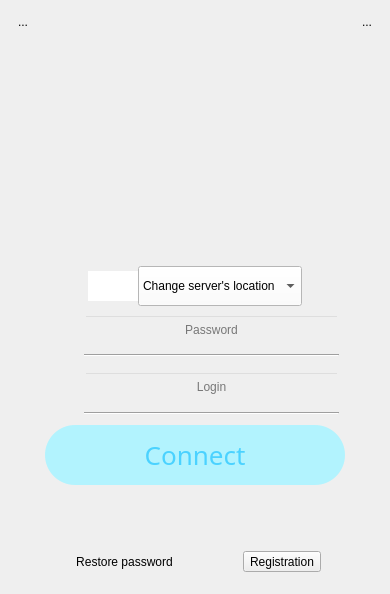
<?xml version="1.0" encoding="UTF-8"?>
<ui version="4.0">
 <class>LoginVer</class>
 <widget class="QWidget" name="LoginVer">
  <property name="geometry">
   <rect>
    <x>0</x>
    <y>0</y>
    <width>390</width>
    <height>594</height>
   </rect>
  </property>
  <property name="windowTitle">
   <string>Form</string>
  </property>
  <property name="styleSheet">
   <string notr="true">#LoginVer {
	background-image: url(:/pics/bg\@3x.png);
}</string>
  </property>
  <layout class="QVBoxLayout" name="verticalLayout">
   <item>
    <layout class="QHBoxLayout" name="horizontalLayout_31">
     <item>
      <layout class="QVBoxLayout" name="verticalLayout_36">
       <item>
        <widget class="QToolButton" name="btHelp">
         <property name="text">
          <string>...</string>
         </property>
         <property name="icon">
          <iconset>
           <normaloff>:/pics/help-noactive@2x.png</normaloff>:/pics/help-noactive@2x.png</iconset>
         </property>
         <property name="iconSize">
          <size>
           <width>24</width>
           <height>24</height>
          </size>
         </property>
         <property name="toolButtonStyle">
          <enum>Qt::ToolButtonIconOnly</enum>
         </property>
         <property name="autoRaise">
          <bool>true</bool>
         </property>
        </widget>
       </item>
       <item>
        <spacer name="verticalSpacer_30">
         <property name="orientation">
          <enum>Qt::Vertical</enum>
         </property>
         <property name="sizeType">
          <enum>QSizePolicy::Expanding</enum>
         </property>
         <property name="sizeHint" stdset="0">
          <size>
           <width>20</width>
           <height>40</height>
          </size>
         </property>
        </spacer>
       </item>
      </layout>
     </item>
     <item>
      <spacer name="horizontalSpacer_53">
       <property name="orientation">
        <enum>Qt::Horizontal</enum>
       </property>
       <property name="sizeHint" stdset="0">
        <size>
         <width>40</width>
         <height>20</height>
        </size>
       </property>
      </spacer>
     </item>
     <item>
      <layout class="QVBoxLayout" name="verticalLayout_37">
       <item>
        <spacer name="verticalSpacer_31">
         <property name="orientation">
          <enum>Qt::Vertical</enum>
         </property>
         <property name="sizeType">
          <enum>QSizePolicy::Fixed</enum>
         </property>
         <property name="sizeHint" stdset="0">
          <size>
           <width>20</width>
           <height>20</height>
          </size>
         </property>
        </spacer>
       </item>
       <item>
        <widget class="QLabel" name="label_13">
         <property name="sizePolicy">
          <sizepolicy hsizetype="Minimum" vsizetype="Minimum">
           <horstretch>0</horstretch>
           <verstretch>0</verstretch>
          </sizepolicy>
         </property>
         <property name="minimumSize">
          <size>
           <width>200</width>
           <height>200</height>
          </size>
         </property>
         <property name="maximumSize">
          <size>
           <width>200</width>
           <height>200</height>
          </size>
         </property>
         <property name="styleSheet">
          <string notr="true">background: rgb(0, 0, 0,0);</string>
         </property>
         <property name="text">
          <string/>
         </property>
         <property name="pixmap">
          <pixmap>:/pics/logo-main@2x.png</pixmap>
         </property>
         <property name="scaledContents">
          <bool>true</bool>
         </property>
         <property name="alignment">
          <set>Qt::AlignCenter</set>
         </property>
        </widget>
       </item>
       <item>
        <spacer name="verticalSpacer_32">
         <property name="orientation">
          <enum>Qt::Vertical</enum>
         </property>
         <property name="sizeHint" stdset="0">
          <size>
           <width>20</width>
           <height>40</height>
          </size>
         </property>
        </spacer>
       </item>
      </layout>
     </item>
     <item>
      <spacer name="horizontalSpacer_54">
       <property name="orientation">
        <enum>Qt::Horizontal</enum>
       </property>
       <property name="sizeHint" stdset="0">
        <size>
         <width>40</width>
         <height>20</height>
        </size>
       </property>
      </spacer>
     </item>
     <item>
      <layout class="QVBoxLayout" name="verticalLayout_38">
       <item>
        <widget class="QToolButton" name="btSettings">
         <property name="styleSheet">
          <string notr="true"/>
         </property>
         <property name="text">
          <string>...</string>
         </property>
         <property name="icon">
          <iconset>
           <normaloff>:/pics/settings-noactive@2x.png</normaloff>:/pics/settings-noactive@2x.png</iconset>
         </property>
         <property name="iconSize">
          <size>
           <width>24</width>
           <height>24</height>
          </size>
         </property>
         <property name="toolButtonStyle">
          <enum>Qt::ToolButtonIconOnly</enum>
         </property>
         <property name="autoRaise">
          <bool>true</bool>
         </property>
        </widget>
       </item>
       <item>
        <spacer name="verticalSpacer_33">
         <property name="orientation">
          <enum>Qt::Vertical</enum>
         </property>
         <property name="sizeType">
          <enum>QSizePolicy::Expanding</enum>
         </property>
         <property name="sizeHint" stdset="0">
          <size>
           <width>20</width>
           <height>40</height>
          </size>
         </property>
        </spacer>
       </item>
      </layout>
     </item>
    </layout>
   </item>
   <item>
    <layout class="QHBoxLayout" name="horizontalLayout_7">
     <property name="spacing">
      <number>0</number>
     </property>
     <item>
      <spacer name="horizontalSpacer">
       <property name="orientation">
        <enum>Qt::Horizontal</enum>
       </property>
       <property name="sizeHint" stdset="0">
        <size>
         <width>40</width>
         <height>20</height>
        </size>
       </property>
      </spacer>
     </item>
     <item>
      <widget class="QLabel" name="lbLocationFlag">
       <property name="sizePolicy">
        <sizepolicy hsizetype="Fixed" vsizetype="Fixed">
         <horstretch>0</horstretch>
         <verstretch>0</verstretch>
        </sizepolicy>
       </property>
       <property name="minimumSize">
        <size>
         <width>50</width>
         <height>30</height>
        </size>
       </property>
       <property name="maximumSize">
        <size>
         <width>50</width>
         <height>30</height>
        </size>
       </property>
       <property name="styleSheet">
        <string notr="true">padding-right: 10px;
background-color: rgb(255, 255, 255);</string>
       </property>
       <property name="text">
        <string/>
       </property>
       <property name="pixmap">
        <pixmap resource="../resources/common/common.qrc">:/country/ussr.png</pixmap>
       </property>
       <property name="scaledContents">
        <bool>true</bool>
       </property>
      </widget>
     </item>
     <item>
      <widget class="QComboBox" name="cbUpstream">
       <property name="sizePolicy">
        <sizepolicy hsizetype="Expanding" vsizetype="Minimum">
         <horstretch>0</horstretch>
         <verstretch>0</verstretch>
        </sizepolicy>
       </property>
       <property name="minimumSize">
        <size>
         <width>0</width>
         <height>40</height>
        </size>
       </property>
       <property name="styleSheet">
        <string notr="true">background-color: rgb(255, 255, 255);</string>
       </property>
       <property name="editable">
        <bool>false</bool>
       </property>
       <property name="currentText">
        <string>Change server's location</string>
       </property>
       <item>
        <property name="text">
         <string>Change server's location</string>
        </property>
       </item>
      </widget>
     </item>
     <item>
      <spacer name="horizontalSpacer_2">
       <property name="orientation">
        <enum>Qt::Horizontal</enum>
       </property>
       <property name="sizeHint" stdset="0">
        <size>
         <width>40</width>
         <height>20</height>
        </size>
       </property>
      </spacer>
     </item>
    </layout>
   </item>
   <item>
    <layout class="QHBoxLayout" name="horizontalLayout_32">
     <property name="leftMargin">
      <number>40</number>
     </property>
     <property name="rightMargin">
      <number>40</number>
     </property>
     <item>
      <layout class="QHBoxLayout" name="horizontalLayout_33">
       <item>
        <layout class="QVBoxLayout" name="verticalLayout_39">
         <item>
          <widget class="QLabel" name="label_14">
           <property name="minimumSize">
            <size>
             <width>22</width>
             <height>22</height>
            </size>
           </property>
           <property name="maximumSize">
            <size>
             <width>22</width>
             <height>22</height>
            </size>
           </property>
           <property name="styleSheet">
            <string notr="true">background:	rgb(0,0,0,0);
</string>
           </property>
           <property name="text">
            <string/>
           </property>
           <property name="pixmap">
            <pixmap resource="../resources/KelvinVPN/main.qrc">:/pics/psw_icon@2x.png</pixmap>
           </property>
           <property name="scaledContents">
            <bool>true</bool>
           </property>
          </widget>
         </item>
         <item>
          <spacer name="verticalSpacer_34">
           <property name="orientation">
            <enum>Qt::Vertical</enum>
           </property>
           <property name="sizeHint" stdset="0">
            <size>
             <width>20</width>
             <height>40</height>
            </size>
           </property>
          </spacer>
         </item>
        </layout>
       </item>
       <item>
        <spacer name="horizontalSpacer_56">
         <property name="orientation">
          <enum>Qt::Horizontal</enum>
         </property>
         <property name="sizeType">
          <enum>QSizePolicy::Fixed</enum>
         </property>
         <property name="sizeHint" stdset="0">
          <size>
           <width>5</width>
           <height>20</height>
          </size>
         </property>
        </spacer>
       </item>
       <item>
        <layout class="QVBoxLayout" name="verticalLayout_40">
         <item>
          <widget class="QLineEdit" name="edPassword">
           <property name="minimumSize">
            <size>
             <width>0</width>
             <height>30</height>
            </size>
           </property>
           <property name="maximumSize">
            <size>
             <width>16777215</width>
             <height>16777215</height>
            </size>
           </property>
           <property name="styleSheet">
            <string notr="true">background:	rgb(0,0,0,0);
</string>
           </property>
           <property name="text">
            <string/>
           </property>
           <property name="echoMode">
            <enum>QLineEdit::Password</enum>
           </property>
           <property name="alignment">
            <set>Qt::AlignCenter</set>
           </property>
           <property name="placeholderText">
            <string>Password</string>
           </property>
          </widget>
         </item>
         <item>
          <widget class="Line" name="line_9">
           <property name="orientation">
            <enum>Qt::Horizontal</enum>
           </property>
          </widget>
         </item>
        </layout>
       </item>
      </layout>
     </item>
    </layout>
   </item>
   <item>
    <layout class="QHBoxLayout" name="horizontalLayout_34">
     <property name="leftMargin">
      <number>40</number>
     </property>
     <property name="rightMargin">
      <number>40</number>
     </property>
     <item>
      <layout class="QHBoxLayout" name="horizontalLayout_35">
       <item>
        <layout class="QVBoxLayout" name="verticalLayout_41">
         <item>
          <widget class="QLabel" name="label_15">
           <property name="minimumSize">
            <size>
             <width>22</width>
             <height>22</height>
            </size>
           </property>
           <property name="maximumSize">
            <size>
             <width>22</width>
             <height>22</height>
            </size>
           </property>
           <property name="styleSheet">
            <string notr="true">background:	rgb(0,0,0,0);
</string>
           </property>
           <property name="text">
            <string/>
           </property>
           <property name="pixmap">
            <pixmap resource="../resources/KelvinVPN/main.qrc">:/pics/user_icon@2x.png</pixmap>
           </property>
           <property name="scaledContents">
            <bool>true</bool>
           </property>
          </widget>
         </item>
         <item>
          <spacer name="verticalSpacer_37">
           <property name="orientation">
            <enum>Qt::Vertical</enum>
           </property>
           <property name="sizeHint" stdset="0">
            <size>
             <width>20</width>
             <height>40</height>
            </size>
           </property>
          </spacer>
         </item>
        </layout>
       </item>
       <item>
        <spacer name="horizontalSpacer_59">
         <property name="orientation">
          <enum>Qt::Horizontal</enum>
         </property>
         <property name="sizeType">
          <enum>QSizePolicy::Fixed</enum>
         </property>
         <property name="sizeHint" stdset="0">
          <size>
           <width>5</width>
           <height>20</height>
          </size>
         </property>
        </spacer>
       </item>
       <item>
        <layout class="QVBoxLayout" name="verticalLayout_42">
         <item>
          <widget class="QLineEdit" name="edUsername">
           <property name="minimumSize">
            <size>
             <width>0</width>
             <height>30</height>
            </size>
           </property>
           <property name="maximumSize">
            <size>
             <width>16777215</width>
             <height>16777215</height>
            </size>
           </property>
           <property name="styleSheet">
            <string notr="true">background:	rgb(0,0,0,0);
</string>
           </property>
           <property name="text">
            <string/>
           </property>
           <property name="alignment">
            <set>Qt::AlignCenter</set>
           </property>
           <property name="placeholderText">
            <string>Login</string>
           </property>
          </widget>
         </item>
         <item>
          <widget class="Line" name="line_10">
           <property name="sizePolicy">
            <sizepolicy hsizetype="Expanding" vsizetype="Fixed">
             <horstretch>0</horstretch>
             <verstretch>0</verstretch>
            </sizepolicy>
           </property>
           <property name="orientation">
            <enum>Qt::Horizontal</enum>
           </property>
          </widget>
         </item>
        </layout>
       </item>
      </layout>
     </item>
    </layout>
   </item>
   <item>
    <layout class="QHBoxLayout" name="horizontalLayout_29">
     <item>
      <widget class="QPushButton" name="btLogin">
       <property name="minimumSize">
        <size>
         <width>300</width>
         <height>60</height>
        </size>
       </property>
       <property name="maximumSize">
        <size>
         <width>300</width>
         <height>60</height>
        </size>
       </property>
       <property name="font">
        <font>
         <family>12</family>
         <pointsize>-1</pointsize>
         <weight>50</weight>
         <italic>false</italic>
         <bold>false</bold>
        </font>
       </property>
       <property name="styleSheet">
        <string notr="true">border-radius:30px;
font: 26px bold;
border-width: 1px;
background-color: rgb(178, 243, 254);
color: rgb(75, 210, 255);</string>
       </property>
       <property name="text">
        <string>Connect</string>
       </property>
       <property name="default">
        <bool>false</bool>
       </property>
       <property name="flat">
        <bool>false</bool>
       </property>
      </widget>
     </item>
    </layout>
   </item>
   <item>
    <spacer name="verticalSpacer_35">
     <property name="orientation">
      <enum>Qt::Vertical</enum>
     </property>
     <property name="sizeHint" stdset="0">
      <size>
       <width>228</width>
       <height>22</height>
      </size>
     </property>
    </spacer>
   </item>
   <item>
    <spacer name="verticalSpacer_36">
     <property name="orientation">
      <enum>Qt::Vertical</enum>
     </property>
     <property name="sizeType">
      <enum>QSizePolicy::Fixed</enum>
     </property>
     <property name="sizeHint" stdset="0">
      <size>
       <width>17</width>
       <height>15</height>
      </size>
     </property>
    </spacer>
   </item>
   <item>
    <spacer name="verticalSpacer_38">
     <property name="orientation">
      <enum>Qt::Vertical</enum>
     </property>
     <property name="sizeType">
      <enum>QSizePolicy::Fixed</enum>
     </property>
     <property name="sizeHint" stdset="0">
      <size>
       <width>17</width>
       <height>15</height>
      </size>
     </property>
    </spacer>
   </item>
   <item>
    <layout class="QVBoxLayout" name="verticalLayout_35">
     <item>
      <widget class="QLabel" name="lbMessage">
       <property name="text">
        <string/>
       </property>
       <property name="scaledContents">
        <bool>false</bool>
       </property>
       <property name="alignment">
        <set>Qt::AlignCenter</set>
       </property>
       <property name="wordWrap">
        <bool>true</bool>
       </property>
      </widget>
     </item>
     <item>
      <layout class="QHBoxLayout" name="horizontalLayout_30">
       <item>
        <spacer name="horizontalSpacer_51">
         <property name="orientation">
          <enum>Qt::Horizontal</enum>
         </property>
         <property name="sizeHint" stdset="0">
          <size>
           <width>10</width>
           <height>20</height>
          </size>
         </property>
        </spacer>
       </item>
       <item>
        <widget class="QToolButton" name="btRestore">
         <property name="text">
          <string>Restore password</string>
         </property>
         <property name="autoRaise">
          <bool>true</bool>
         </property>
        </widget>
       </item>
       <item>
        <spacer name="horizontalSpacer_52">
         <property name="orientation">
          <enum>Qt::Horizontal</enum>
         </property>
         <property name="sizeType">
          <enum>QSizePolicy::Expanding</enum>
         </property>
         <property name="sizeHint" stdset="0">
          <size>
           <width>40</width>
           <height>20</height>
          </size>
         </property>
        </spacer>
       </item>
       <item>
        <widget class="QToolButton" name="btRegistration">
         <property name="text">
          <string>Registration</string>
         </property>
        </widget>
       </item>
       <item>
        <spacer name="horizontalSpacer_3">
         <property name="orientation">
          <enum>Qt::Horizontal</enum>
         </property>
         <property name="sizeHint" stdset="0">
          <size>
           <width>40</width>
           <height>20</height>
          </size>
         </property>
        </spacer>
       </item>
      </layout>
     </item>
    </layout>
   </item>
   <item>
    <spacer name="verticalSpacer_29">
     <property name="orientation">
      <enum>Qt::Vertical</enum>
     </property>
     <property name="sizeHint" stdset="0">
      <size>
       <width>268</width>
       <height>22</height>
      </size>
     </property>
    </spacer>
   </item>
  </layout>
 </widget>
 <resources>
  <include location="../resources/KelvinVPN/main.qrc"/>
  <include location="../resources/common/common.qrc"/>
 </resources>
 <connections/>
</ui>
